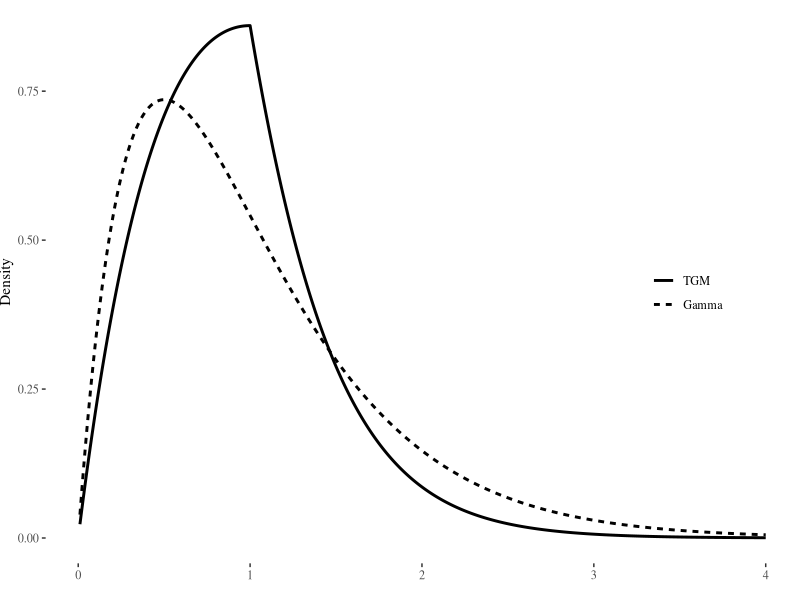
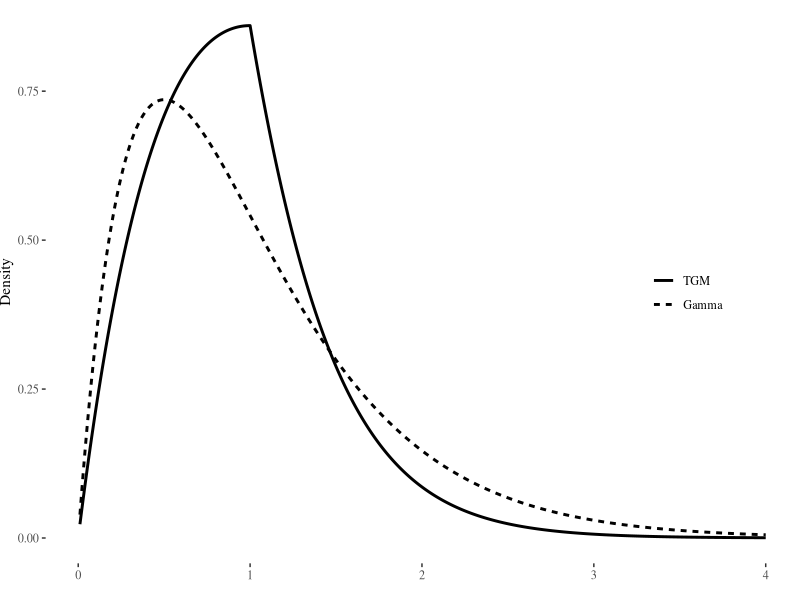

Write the R code that produced these figures, in order.
library(tidyverse)
library(ggthemes)
library(purrr)

dTGM <- function(x, alpha, beta, lambda, tau){
  # Function to compute the PDF of the Truncated Gamma Mixture Distribution
  if(tau <= 0){
    return(dgamma(x, shape = alpha, rate = beta + lambda))
  }
  else{
    pi_1 <- exp(-lambda*tau)*pgamma(tau, alpha, beta - lambda)*gamma(alpha)/(beta - lambda)^alpha/
      (exp(-lambda*tau)*pgamma(tau, alpha, beta - lambda)*gamma(alpha)/(beta - lambda)^alpha +
         exp(lambda*tau)*pgamma(tau, alpha, beta + lambda, lower=F)*gamma(alpha)/(beta + lambda)^alpha)
    if(x <= tau){
      return(pi_1*dgamma(x, shape = alpha, rate = beta - lambda)/
               pgamma(tau, alpha, beta - lambda))
    }
    else{
      return((1-pi_1)*dgamma(x, shape = alpha, rate = beta + lambda)/
               pgamma(tau, alpha, beta + lambda, lower=F))
    }
  }
}

data.frame(x = seq(0.01, 4, 0.01)) %>%
  mutate(Gamma = dgamma(x, shape = 2, rate = 2),
         TGM = map_dbl(.x = x, .f = dTGM, alpha = 2, beta = 2, lambda = 1, tau = 1)) %>%
  pivot_longer(-x, names_to = "Distribution", values_to = "Density") %>%
  mutate(Distribution = factor(Distribution, levels = c("TGM", "Gamma"))) %>%
  ggplot(aes(x = x, y = Density, linetype = Distribution)) + 
  labs(x = "", linetype = "") +
  geom_line(linewidth = 1) +
  theme_tufte() +
  theme(legend.position=c(.85,.5)) +
  theme(plot.margin=grid::unit(c(0,0,0,0), "mm"))

ggsave("Figures/Figure10.pdf", width = 6, height = 2.1, dpi=600, units = "in")